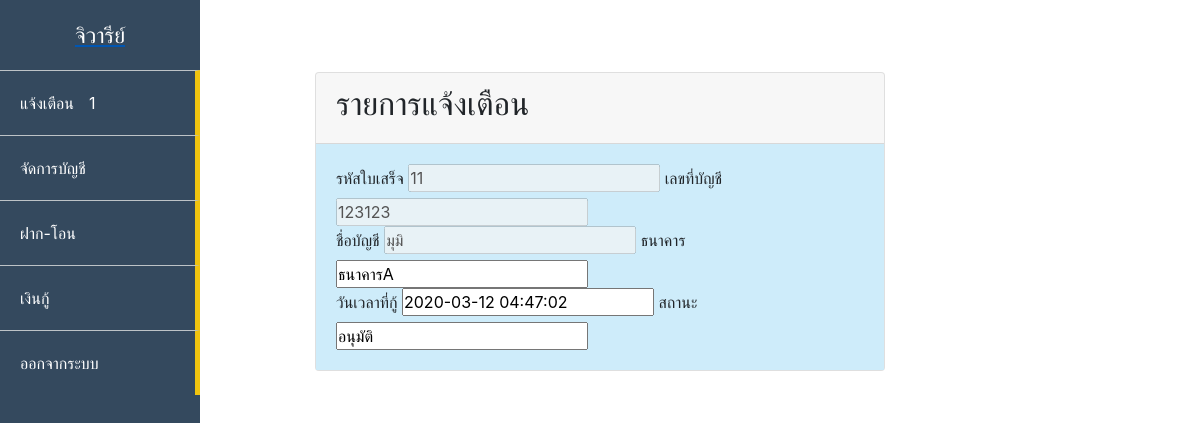
The page /customer/notication.php (signed in) on the database its author committed.
### tables this page shows
CREATE TABLE `bill` (
  `bill_id` int(11) NOT NULL,
  `date_bill` timestamp NOT NULL DEFAULT current_timestamp(),
  `loan_id` int(11) DEFAULT NULL,
  `acc_id` int(16) DEFAULT NULL
);

CREATE TABLE `loan` (
  `loan_id` int(11) NOT NULL,
  `amount` double DEFAULT NULL,
  `acc_id` int(16) DEFAULT NULL,
  `branch_name` varchar(50) DEFAULT NULL,
  `date_loan` timestamp NOT NULL DEFAULT current_timestamp() ON UPDATE current_timestamp(),
  `status` varchar(15) DEFAULT NULL,
  `c_id` int(11) DEFAULT NULL
);

CREATE TABLE `account_bank` (
  `acc_id` int(16) NOT NULL,
  `acc_name` varchar(50) DEFAULT NULL,
  `c_id` int(4) DEFAULT NULL,
  `branch_name` varchar(50) DEFAULT NULL,
  `pin_suc` int(6) DEFAULT NULL
);

### customer/notication.php (the view, shortened to what this page needs)
<?php
    require 'header2.php';
    require '../config/db.php';
    $sql = "SELECT *
            FROM bill
            INNER JOIN loan
            ON bill.loan_id = loan.loan_id
            INNER JOIN account_bank
            On bill.acc_id = account_bank.acc_id
            ORDER BY loan.loan_id DESC LIMIT 1";
    $stm = $connection->prepare($sql);
    $stm->execute();
    $show = $stm->fetch(PDO::FETCH_ASSOC);
?>
<div>
    <link rel="stylesheet" href="style.css">
    <div class="container mt-5">
        <div class="card">
            <div class="card-header">
                <h2>รายการแจ้งเตือน</h2>
            </div>
            <div class="card-body">
                <label for="">รหัสใบเสร็จ</label>
                <input type="text" value="<?php echo $show['loan_id']; ?>" disabled>
                <label for="">เลขที่บัญชี</label>
                <input type="text" value="<?php echo $show['acc_id']; ?>" disabled><br>
                <label for="">ชื่อบัญชี</label>
                <input type="text" value="<?php echo $show['acc_name']; ?>" disabled>
                <label for="">ธนาคาร</label>
                <input type="text" value="<?php echo $show['branch_name']; ?>" readonly><br>
                <label for="">วันเวลาที่กู้</label>
                <input type="text" value="<?php echo $show['date_loan']; ?>" readonly>
                <label for="">สถานะ</label>
                <input type="text" value="<?php echo $show['status']; ?>" readonly>
            </div>
        </div>
    </div>
</div>

### css/sidebar.css (style rules this page uses)
* { margin: 0; padding: 0; }

### customer/style.css (style rules this page uses)
.container { width: 50%; padding: 10; margin: auto; }
.card-body { height: 10; background-color: rgba(201, 234, 250, 0.904); }

### rows shown on the page
bill: loan.loan_id "11", acc.acc_id "123123", acc.acc_name "มุมิ", acc.branch_name "ธนาคารA", loan.date_loan "2020-03-12 04:47:02", loan.status "อนุมัติ"

### other values the page prints
$_SESSION["name"] "จิวารีย์"
$count "1"
